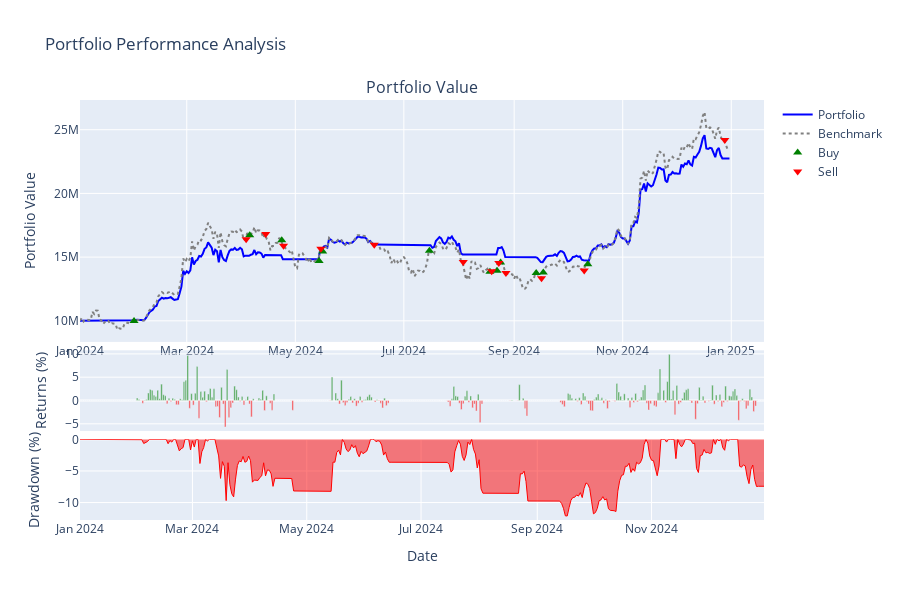
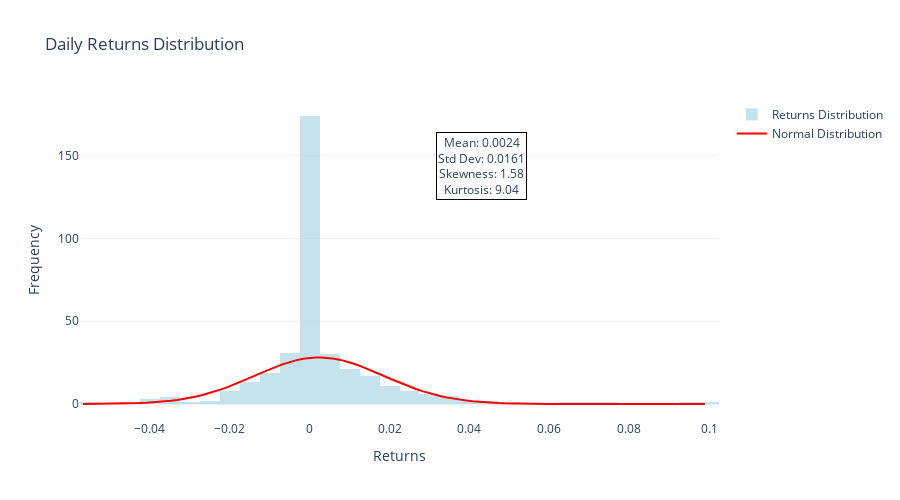
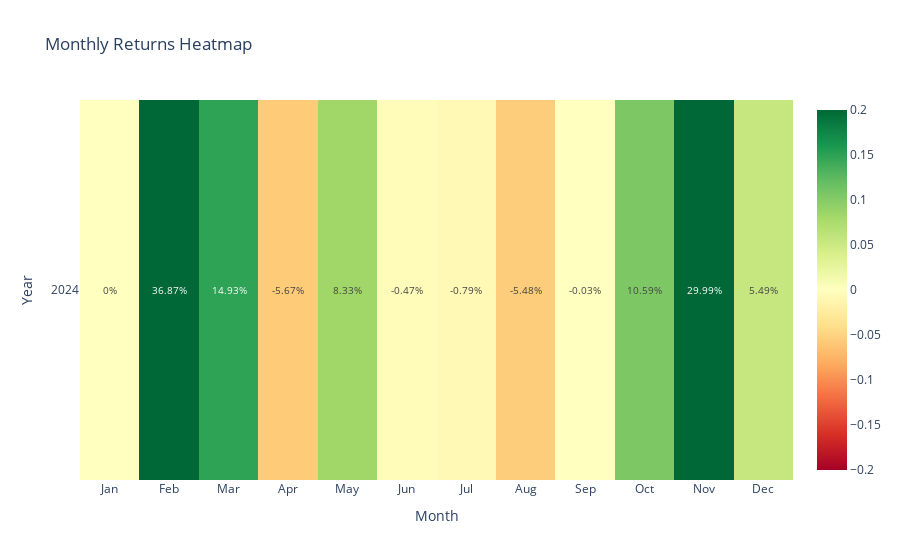

Source (notebook cell) for these figures, in order:
### Code cell
# 1. 포트폴리오 성과 차트
result.plot_portfolio_performance()

# 2. 수익률 분포 
result.plot_returns_distribution(period="daily")

# 3. 월별 수익률 히트맵
result.plot_monthly_returns_heatmap()

# 4. 성과 비교표
result.show_performance_comparison()

### Figure 1 — Plotly figure (JSON) as saved in the notebook; plotly's stock layout.template omitted (floating-point values rounded to 4 significant figures; data arrays with more than 128 entries replaced by an {"elided": "..."} marker saying what was removed)
{"data": [{"line": {"color": "blue", "width": 2}, "name": "Portfolio", "type": "scatter", "x": {"elided": "366 str values"}, "xaxis": "x", "y": {"elided": "366 float values"}, "yaxis": "y"}, {"line": {"color": "gray", "dash": "dot", "width": 2}, "name": "Benchmark", "type": "scatter", "x": {"elided": "365 str values"}, "xaxis": "x", "y": {"elided": "365 float values"}, "yaxis": "y"}, {"marker": {"color": "green", "size": 8, "symbol": "triangle-up"}, "mode": "markers", "name": "Buy", "type": "scatter", "x": ["2024-01-31T09:00:00+09:00", "2024-04-05T09:00:00+09:00", "2024-04-23T09:00:00+09:00", "2024-05-14T09:00:00+09:00", "2024-05-16T09:00:00+09:00", "2024-07-15T09:00:00+09:00", "2024-08-18T09:00:00+09:00", "2024-08-22T09:00:00+09:00", "2024-08-24T09:00:00+09:00", "2024-09-13T09:00:00+09:00", "2024-09-17T09:00:00+09:00", "2024-10-12T09:00:00+09:00"], "xaxis": "x", "y": [9983000.0, 16720000.0, 16320000.0, 14700000.0, 15430000.0, 15490000.0, 13850000.0, 13940000.0, 14580000.0, 13750000.0, 13790000.0, 14440000.0], "yaxis": "y"}, {"marker": {"color": "red", "size": 8, "symbol": "triangle-down"}, "mode": "markers", "name": "Sell", "type": "scatter", "x": ["2024-04-03T09:00:00+09:00", "2024-04-14T09:00:00+09:00", "2024-04-24T09:00:00+09:00", "2024-05-15T09:00:00+09:00", "2024-06-14T09:00:00+09:00", "2024-08-03T09:00:00+09:00", "2024-08-19T09:00:00+09:00", "2024-08-23T09:00:00+09:00", "2024-08-27T09:00:00+09:00", "2024-09-16T09:00:00+09:00", "2024-10-10T09:00:00+09:00", "2024-12-28T09:00:00+09:00"], "xaxis": "x", "y": [16400000.0, 16810000.0, 15900000.0, 15650000.0, 15970000.0, 14610000.0, 13880000.0, 14550000.0, 13760000.0, 13340000.0, 13960000.0, 24180000.0], "yaxis": "y"}, {"marker": {"color": {"elided": "365 str values"}}, "name": "Daily Returns", "opacity": 0.7, "showlegend": false, "type": "bar", "x": {"elided": "365 str values"}, "xaxis": "x2", "y": {"elided": "365 float values"}, "yaxis": "y2"}, {"fill": "tozeroy", "line": {"color": "red", "width": 1}, "name": "Drawdown", "showlegend": false, "type": "scatter", "x": {"elided": "366 str values"}, "xaxis": "x3", "y": {"elided": "366 float values"}, "yaxis": "y3"}], "layout": {"annotations": [{"font": {"size": 16}, "showarrow": false, "text": "Portfolio Value", "x": 0.5, "xanchor": "center", "xref": "paper", "y": 1, "yanchor": "bottom", "yref": "paper"}], "height": 600, "hovermode": "x unified", "showlegend": true, "title": {"text": "Portfolio Performance Analysis"}, "xaxis": {"anchor": "y", "domain": [0, 1]}, "xaxis2": {"anchor": "y2", "domain": [0, 1], "showticklabels": false}, "xaxis3": {"anchor": "y3", "domain": [0, 1], "showticklabels": true, "title": {"text": "Date"}}, "yaxis": {"anchor": "x", "domain": [0.424, 1], "title": {"text": "Portfolio Value"}}, "yaxis2": {"anchor": "x2", "domain": [0.212, 0.404], "title": {"text": "Returns (%)"}}, "yaxis3": {"anchor": "x3", "domain": [0, 0.192], "title": {"text": "Drawdown (%)"}}}}

### Figure 2 — Plotly figure (JSON) as saved in the notebook; plotly's stock layout.template omitted (floating-point values rounded to 4 significant figures; data arrays with more than 128 entries replaced by an {"elided": "..."} marker saying what was removed)
{"data": [{"marker": {"color": "lightblue"}, "name": "Returns Distribution", "nbinsx": 50, "opacity": 0.7, "type": "histogram", "x": {"elided": "365 float values"}}, {"line": {"color": "red", "width": 2}, "mode": "lines", "name": "Normal Distribution", "type": "scatter", "x": [-0.05673, -0.05516, -0.05359, -0.05201, -0.05044, -0.04887, -0.0473, -0.04572, -0.04415, -0.04258, -0.041, -0.03943, -0.03786, -0.03629, -0.03471, -0.03314, -0.03157, -0.03, -0.02842, -0.02685, -0.02528, -0.0237, -0.02213, -0.02056, -0.01899, -0.01741, -0.01584, -0.01427, -0.01269, -0.01112, -0.009548, -0.007975, -0.006402, -0.004829, -0.003257, -0.001684, -0.0001109, 0.001462, 0.003035, 0.004608, 0.006181, 0.007753, 0.009326, 0.0109, 0.01247, 0.01404, 0.01562, 0.01719, 0.01876, 0.02034, 0.02191, 0.02348, 0.02505, 0.02663, 0.0282, 0.02977, 0.03135, 0.03292, 0.03449, 0.03606, 0.03764, 0.03921, 0.04078, 0.04236, 0.04393, 0.0455, 0.04707, 0.04865, 0.05022, 0.05179, 0.05337, 0.05494, 0.05651, 0.05808, 0.05966, 0.06123, 0.0628, 0.06438, 0.06595, 0.06752, 0.06909, 0.07067, 0.07224, 0.07381, 0.07539, 0.07696, 0.07853, 0.0801, 0.08168, 0.08325, 0.08482, 0.0864, 0.08797, 0.08954, 0.09111, 0.09269, 0.09426, 0.09583, 0.09741, 0.09898], "y": [0.03337, 0.04753, 0.06706, 0.09372, 0.1297, 0.1779, 0.2416, 0.325, 0.433, 0.5715, 0.7471, 0.9673, 1.241, 1.576, 1.983, 2.472, 3.052, 3.731, 4.519, 5.422, 6.443, 7.583, 8.841, 10.21, 11.68, 13.23, 14.85, 16.5, 18.17, 19.81, 21.4, 22.9, 24.27, 25.47, 26.49, 27.28, 27.83, 28.12, 28.14, 27.89, 27.39, 26.64, 25.66, 24.48, 23.14, 21.66, 20.09, 18.45, 16.78, 15.12, 13.5, 11.93, 10.45, 9.064, 7.787, 6.627, 5.586, 4.663, 3.857, 3.159, 2.563, 2.06, 1.639, 1.293, 1.009, 0.7809, 0.5983, 0.4541, 0.3413, 0.2541, 0.1874, 0.1369, 0.09907, 0.071, 0.0504, 0.03544, 0.02468, 0.01703, 0.01164, 0.007876, 0.00528, 0.003506, 0.002306, 0.001502, 0.0009694, 0.0006196, 0.0003923, 0.000246, 0.0001528, 9.401e-05, 5.729e-05, 3.458e-05, 2.068e-05, 1.224e-05, 7.182e-06, 4.173e-06, 2.401e-06, 1.369e-06, 7.729e-07, 4.323e-07]}], "layout": {"annotations": [{"bgcolor": "white", "bordercolor": "black", "borderwidth": 1, "showarrow": false, "text": "Mean: 0.0024<br>Std Dev: 0.0161<br>Skewness: 1.58<br>Kurtosis: 9.04", "x": 0.7, "xref": "paper", "y": 0.9, "yref": "paper"}], "height": 500, "title": {"text": "Daily Returns Distribution"}, "xaxis": {"title": {"text": "Returns"}}, "yaxis": {"title": {"text": "Frequency"}}}}

### Figure 3 — Plotly figure (JSON) as saved in the notebook; plotly's stock layout.template omitted (floating-point values rounded to 4 significant figures)
{"data": [{"colorscale": [[0, "rgb(165,0,38)"], [0.1, "rgb(215,48,39)"], [0.2, "rgb(244,109,67)"], [0.3, "rgb(253,174,97)"], [0.4, "rgb(254,224,139)"], [0.5, "rgb(255,255,191)"], [0.6, "rgb(217,239,139)"], [0.7, "rgb(166,217,106)"], [0.8, "rgb(102,189,99)"], [0.9, "rgb(26,152,80)"], [1, "rgb(0,104,55)"]], "text": [[-0.0, 36.87, 14.93, -5.67, 8.33, -0.47, -0.79, -5.48, -0.03, 10.59, 29.99, 5.49]], "textfont": {"size": 10}, "texttemplate": "%{text}%", "type": "heatmap", "x": ["Jan", "Feb", "Mar", "Apr", "May", "Jun", "Jul", "Aug", "Sep", "Oct", "Nov", "Dec"], "y": ["2024"], "z": [[-2.07e-05, 0.3687, 0.1493, -0.05674, 0.08334, -0.004743, -0.007931, -0.05485, -0.0002732, 0.1059, 0.2999, 0.05494]], "zmax": 0.2, "zmin": -0.2}], "layout": {"title": {"text": "Monthly Returns Heatmap"}, "xaxis": {"tickmode": "array", "ticktext": ["Jan", "Feb", "Mar", "Apr", "May", "Jun", "Jul", "Aug", "Sep", "Oct", "Nov", "Dec"], "tickvals": [0, 1, 2, 3, 4, 5, 6, 7, 8, 9, 10, 11], "title": {"text": "Month"}}, "yaxis": {"tickmode": "array", "ticktext": ["2024"], "tickvals": [0], "title": {"text": "Year"}, "type": "category"}}}
